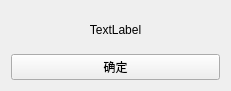
<?xml version="1.0" encoding="UTF-8"?>
<ui version="4.0">
 <class>AlertFormClass</class>
 <widget class="QMainWindow" name="AlertFormClass">
  <property name="geometry">
   <rect>
    <x>0</x>
    <y>0</y>
    <width>231</width>
    <height>91</height>
   </rect>
  </property>
  <property name="windowTitle">
   <string>AlertForm</string>
  </property>
  <property name="styleSheet">
   <string notr="true"/>
  </property>
  <widget class="QWidget" name="centralWidget">
   <layout class="QVBoxLayout" name="verticalLayout">
    <item>
     <widget class="QLabel" name="label">
      <property name="styleSheet">
       <string notr="true"/>
      </property>
      <property name="text">
       <string>TextLabel</string>
      </property>
      <property name="alignment">
       <set>Qt::AlignmentFlag::AlignCenter</set>
      </property>
     </widget>
    </item>
    <item>
     <widget class="QPushButton" name="pushButton">
      <property name="styleSheet">
       <string notr="true"/>
      </property>
      <property name="text">
       <string>确定</string>
      </property>
     </widget>
    </item>
   </layout>
  </widget>
 </widget>
 <layoutdefault spacing="6" margin="11"/>
 <resources/>
 <connections/>
</ui>
